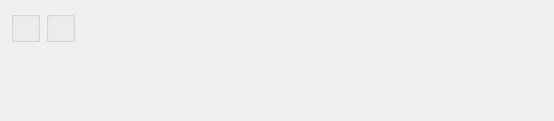
<?xml version="1.0" encoding="UTF-8"?>
<ui version="4.0">
 <comment>This file is part of the xTuple ERP: PostBooks Edition, a free and
open source Enterprise Resource Planning software suite,
Copyright (c) 1999-2010 by OpenMFG LLC, d/b/a xTuple.
It is licensed to you under the Common Public Attribution License
version 1.0, the full text of which (including xTuple-specific Exhibits)
is available at www.xtuple.com/CPAL.  By using this software, you agree
to be bound by its terms.</comment>
 <class>dspInventoryLocator</class>
 <widget class="QWidget" name="dspInventoryLocator">
  <property name="geometry">
   <rect>
    <x>0</x>
    <y>0</y>
    <width>554</width>
    <height>121</height>
   </rect>
  </property>
  <property name="windowTitle">
   <string>Location/Lot/Serial # Detail</string>
  </property>
  <layout class="QHBoxLayout" name="horizontalLayout">
   <item>
    <layout class="QVBoxLayout" name="verticalLayout">
     <item>
      <widget class="QGroupBox" name="_itemGroup">
       <property name="title">
        <string/>
       </property>
       <layout class="QGridLayout" name="gridLayout">
        <item row="0" column="0">
         <widget class="ItemCluster" name="_item"/>
        </item>
       </layout>
      </widget>
     </item>
     <item>
      <spacer name="verticalSpacer">
       <property name="orientation">
        <enum>Qt::Vertical</enum>
       </property>
       <property name="sizeHint" stdset="0">
        <size>
         <width>20</width>
         <height>0</height>
        </size>
       </property>
      </spacer>
     </item>
    </layout>
   </item>
   <item>
    <layout class="QVBoxLayout" name="verticalLayout_2">
     <item>
      <widget class="WarehouseGroup" name="_warehouse">
       <property name="title">
        <string/>
       </property>
       <property name="fixedSize">
        <bool>false</bool>
       </property>
      </widget>
     </item>
     <item>
      <spacer name="verticalSpacer_2">
       <property name="orientation">
        <enum>Qt::Vertical</enum>
       </property>
       <property name="sizeHint" stdset="0">
        <size>
         <width>20</width>
         <height>0</height>
        </size>
       </property>
      </spacer>
     </item>
    </layout>
   </item>
   <item>
    <spacer>
     <property name="orientation">
      <enum>Qt::Horizontal</enum>
     </property>
     <property name="sizeType">
      <enum>QSizePolicy::Expanding</enum>
     </property>
     <property name="sizeHint" stdset="0">
      <size>
       <width>0</width>
       <height>20</height>
      </size>
     </property>
    </spacer>
   </item>
  </layout>
 </widget>
 <layoutdefault spacing="6" margin="11"/>
 <pixmapfunction>qPixmapFromMimeSource</pixmapfunction>
 <customwidgets>
  <customwidget>
   <class>ItemCluster</class>
   <extends>QWidget</extends>
   <header>itemcluster.h</header>
   <container>1</container>
  </customwidget>
  <customwidget>
   <class>WarehouseGroup</class>
   <extends>QGroupBox</extends>
   <header>warehousegroup.h</header>
  </customwidget>
 </customwidgets>
 <tabstops>
  <tabstop>_item</tabstop>
  <tabstop>_warehouse</tabstop>
 </tabstops>
 <resources/>
 <connections>
  <connection>
   <sender>_item</sender>
   <signal>warehouseIdChanged(int)</signal>
   <receiver>_warehouse</receiver>
   <slot>setId(int)</slot>
   <hints>
    <hint type="sourcelabel">
     <x>20</x>
     <y>20</y>
    </hint>
    <hint type="destinationlabel">
     <x>324</x>
     <y>27</y>
    </hint>
   </hints>
  </connection>
  <connection>
   <sender>_item</sender>
   <signal>newId(int)</signal>
   <receiver>_warehouse</receiver>
   <slot>findItemSites(int)</slot>
   <hints>
    <hint type="sourcelabel">
     <x>20</x>
     <y>20</y>
    </hint>
    <hint type="destinationlabel">
     <x>324</x>
     <y>27</y>
    </hint>
   </hints>
  </connection>
 </connections>
</ui>
